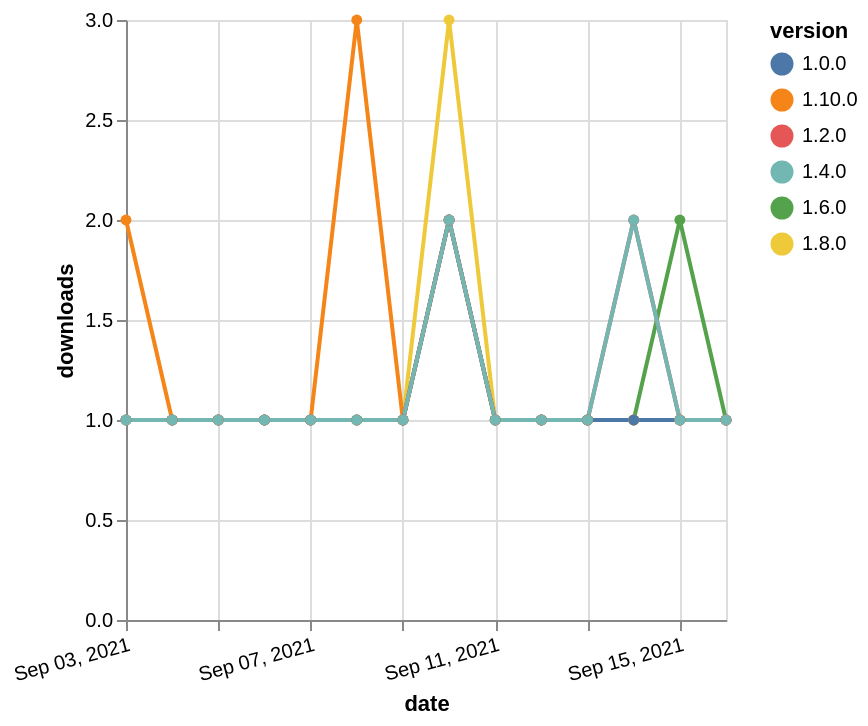

Write the Vega-Lite specification saved for this chart.
### Vega-Lite specification from a JSON file in a GitHub repository (floating-point values rounded to 4 significant figures)
{"$schema": "https://vega.github.io/schema/vega-lite/v5.json", "description": "A simple bar chart with embedded data.", "data": {"values": [{"date": "2021-09-03", "total": 163, "delta": 1, "version": "1.6.0"}, {"date": "2021-09-04", "total": 164, "delta": 1, "version": "1.6.0"}, {"date": "2021-09-05", "total": 165, "delta": 1, "version": "1.6.0"}, {"date": "2021-09-06", "total": 166, "delta": 1, "version": "1.6.0"}, {"date": "2021-09-07", "total": 167, "delta": 1, "version": "1.6.0"}, {"date": "2021-09-08", "total": 168, "delta": 1, "version": "1.6.0"}, {"date": "2021-09-09", "total": 169, "delta": 1, "version": "1.6.0"}, {"date": "2021-09-10", "total": 171, "delta": 2, "version": "1.6.0"}, {"date": "2021-09-11", "total": 172, "delta": 1, "version": "1.6.0"}, {"date": "2021-09-12", "total": 173, "delta": 1, "version": "1.6.0"}, {"date": "2021-09-13", "total": 174, "delta": 1, "version": "1.6.0"}, {"date": "2021-09-14", "total": 175, "delta": 1, "version": "1.6.0"}, {"date": "2021-09-15", "total": 177, "delta": 2, "version": "1.6.0"}, {"date": "2021-09-16", "total": 178, "delta": 1, "version": "1.6.0"}, {"date": "2021-09-03", "total": 182, "delta": 1, "version": "1.8.0"}, {"date": "2021-09-04", "total": 183, "delta": 1, "version": "1.8.0"}, {"date": "2021-09-05", "total": 184, "delta": 1, "version": "1.8.0"}, {"date": "2021-09-06", "total": 185, "delta": 1, "version": "1.8.0"}, {"date": "2021-09-07", "total": 186, "delta": 1, "version": "1.8.0"}, {"date": "2021-09-08", "total": 187, "delta": 1, "version": "1.8.0"}, {"date": "2021-09-09", "total": 188, "delta": 1, "version": "1.8.0"}, {"date": "2021-09-10", "total": 191, "delta": 3, "version": "1.8.0"}, {"date": "2021-09-11", "total": 192, "delta": 1, "version": "1.8.0"}, {"date": "2021-09-12", "total": 193, "delta": 1, "version": "1.8.0"}, {"date": "2021-09-13", "total": 194, "delta": 1, "version": "1.8.0"}, {"date": "2021-09-14", "total": 195, "delta": 1, "version": "1.8.0"}, {"date": "2021-09-15", "total": 196, "delta": 1, "version": "1.8.0"}, {"date": "2021-09-16", "total": 197, "delta": 1, "version": "1.8.0"}, {"date": "2021-09-03", "total": 123, "delta": 2, "version": "1.10.0"}, {"date": "2021-09-04", "total": 124, "delta": 1, "version": "1.10.0"}, {"date": "2021-09-05", "total": 125, "delta": 1, "version": "1.10.0"}, {"date": "2021-09-06", "total": 126, "delta": 1, "version": "1.10.0"}, {"date": "2021-09-07", "total": 127, "delta": 1, "version": "1.10.0"}, {"date": "2021-09-08", "total": 130, "delta": 3, "version": "1.10.0"}, {"date": "2021-09-09", "total": 131, "delta": 1, "version": "1.10.0"}, {"date": "2021-09-10", "total": 133, "delta": 2, "version": "1.10.0"}, {"date": "2021-09-11", "total": 134, "delta": 1, "version": "1.10.0"}, {"date": "2021-09-12", "total": 135, "delta": 1, "version": "1.10.0"}, {"date": "2021-09-13", "total": 136, "delta": 1, "version": "1.10.0"}, {"date": "2021-09-14", "total": 137, "delta": 1, "version": "1.10.0"}, {"date": "2021-09-15", "total": 138, "delta": 1, "version": "1.10.0"}, {"date": "2021-09-16", "total": 139, "delta": 1, "version": "1.10.0"}, {"date": "2021-09-03", "total": 239, "delta": 1, "version": "1.0.0"}, {"date": "2021-09-04", "total": 240, "delta": 1, "version": "1.0.0"}, {"date": "2021-09-05", "total": 241, "delta": 1, "version": "1.0.0"}, {"date": "2021-09-06", "total": 242, "delta": 1, "version": "1.0.0"}, {"date": "2021-09-07", "total": 243, "delta": 1, "version": "1.0.0"}, {"date": "2021-09-08", "total": 244, "delta": 1, "version": "1.0.0"}, {"date": "2021-09-09", "total": 245, "delta": 1, "version": "1.0.0"}, {"date": "2021-09-10", "total": 247, "delta": 2, "version": "1.0.0"}, {"date": "2021-09-11", "total": 248, "delta": 1, "version": "1.0.0"}, {"date": "2021-09-12", "total": 249, "delta": 1, "version": "1.0.0"}, {"date": "2021-09-13", "total": 250, "delta": 1, "version": "1.0.0"}, {"date": "2021-09-14", "total": 251, "delta": 1, "version": "1.0.0"}, {"date": "2021-09-15", "total": 252, "delta": 1, "version": "1.0.0"}, {"date": "2021-09-16", "total": 253, "delta": 1, "version": "1.0.0"}, {"date": "2021-09-03", "total": 207, "delta": 1, "version": "1.2.0"}, {"date": "2021-09-04", "total": 208, "delta": 1, "version": "1.2.0"}, {"date": "2021-09-05", "total": 209, "delta": 1, "version": "1.2.0"}, {"date": "2021-09-06", "total": 210, "delta": 1, "version": "1.2.0"}, {"date": "2021-09-07", "total": 211, "delta": 1, "version": "1.2.0"}, {"date": "2021-09-08", "total": 212, "delta": 1, "version": "1.2.0"}, {"date": "2021-09-09", "total": 213, "delta": 1, "version": "1.2.0"}, {"date": "2021-09-10", "total": 215, "delta": 2, "version": "1.2.0"}, {"date": "2021-09-11", "total": 216, "delta": 1, "version": "1.2.0"}, {"date": "2021-09-12", "total": 217, "delta": 1, "version": "1.2.0"}, {"date": "2021-09-13", "total": 218, "delta": 1, "version": "1.2.0"}, {"date": "2021-09-14", "total": 220, "delta": 2, "version": "1.2.0"}, {"date": "2021-09-15", "total": 221, "delta": 1, "version": "1.2.0"}, {"date": "2021-09-16", "total": 222, "delta": 1, "version": "1.2.0"}, {"date": "2021-09-03", "total": 180, "delta": 1, "version": "1.4.0"}, {"date": "2021-09-04", "total": 181, "delta": 1, "version": "1.4.0"}, {"date": "2021-09-05", "total": 182, "delta": 1, "version": "1.4.0"}, {"date": "2021-09-06", "total": 183, "delta": 1, "version": "1.4.0"}, {"date": "2021-09-07", "total": 184, "delta": 1, "version": "1.4.0"}, {"date": "2021-09-08", "total": 185, "delta": 1, "version": "1.4.0"}, {"date": "2021-09-09", "total": 186, "delta": 1, "version": "1.4.0"}, {"date": "2021-09-10", "total": 188, "delta": 2, "version": "1.4.0"}, {"date": "2021-09-11", "total": 189, "delta": 1, "version": "1.4.0"}, {"date": "2021-09-12", "total": 190, "delta": 1, "version": "1.4.0"}, {"date": "2021-09-13", "total": 191, "delta": 1, "version": "1.4.0"}, {"date": "2021-09-14", "total": 193, "delta": 2, "version": "1.4.0"}, {"date": "2021-09-15", "total": 194, "delta": 1, "version": "1.4.0"}, {"date": "2021-09-16", "total": 195, "delta": 1, "version": "1.4.0"}]}, "width": "container", "mark": {"type": "line", "point": {"filled": true}}, "encoding": {"x": {"field": "date", "type": "temporal", "timeUnit": "yearmonthdate", "title": "date", "axis": {"labelAngle": -15}}, "y": {"field": "delta", "type": "quantitative", "title": "downloads"}, "color": {"field": "version", "type": "nominal"}, "tooltip": {"field": "delta"}}}
